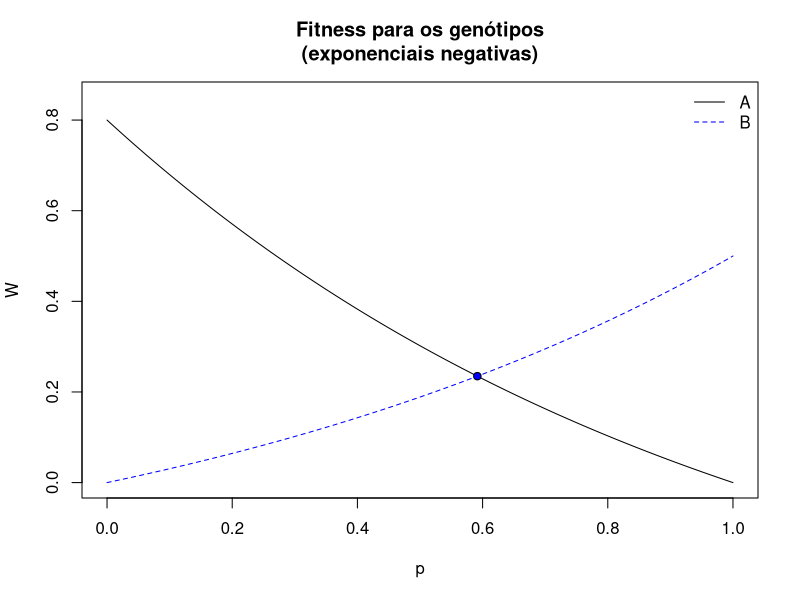

Write R code to recreate this figure.
## Solução Lista Ana Souza

V <- function (maxfit, p)
{
  fitness <- (maxfit*(exp(-p)-exp(-1)))/(1-exp(-1))
  return (fitness)}

deltapdec <- function (p, maxfitA, maxfitB, zA=1, zB=1)
  
{
  WA <- V(maxfitA,p)*zA
  WB <- V(maxfitB,(1-p))*zB
  dt <- data.frame(p,WA,WB)
  dt$w <- dt$p*dt$WA + (1-dt$p)*dt$WB
  dt$dp <- dt$p*(1-dt$p)*(dt$WA-dt$WB)/dt$w
  plot(dt$p, dt$dp, 
       xlab="p", ylab="delta p",
       xlim=c(0,1.05),
       ylim=c(min(dt$dp,na.rm=TRUE),max(dt$dp,na.rm=TRUE)*1.1),
       type="l")
  # maximo
  pmax <- p[which(dt$dp==max(dt$dp,na.rm=TRUE))]
  abline(v=pmax, lty=2)
  points(pmax,max(dt$dp,na.rm=TRUE),pch=21,col="black",bg="black")
  text(pmax,max(dt$dp,na.rm=TRUE)*1.05,paste0("p = ",round(pmax,4)),cex=0.7,pos=4)
  # minimo
  pmin <- p[which(dt$dp==min(dt$dp,na.rm=TRUE))]
  abline(v=pmin, lty=2)
  points(pmin,min(dt$dp,na.rm=TRUE),pch=21,col="black",bg="black")
  text(pmin,min(dt$dp,na.rm=TRUE)*1.05,paste0("p = ",round(pmax,4)),cex=0.7,pos=4)
  return (dt$dp)
}

maxfitA <- 0.8
zA <- 1
maxfitB <- 0.5
zB <- 1
p <- seq(0,1,by=0.0001)

WA <- V(maxfitA,p)*zA
WB <- V(maxfitB,(1-p))*zB
plot(p,WA,
     main="Fitness para os genótipos\n(exponenciais negativas)",
     xlab="p", ylab="W",
     xlim=c(0,1),ylim=c(0,max(WA+.05)),
     lwd=1, type="l") # plotando gráfico do comportamento de W(A) (Fitness da variante A) em função de p (proporção da variante A), quando Vmax= 0.8
lines (p,WB,
       lwd=1, lty=2, col="blue")  # plotando no gráfico o comportamento de W(B) (Fitness da variante B) em função de p (proporção da variante A), quando Vmax= 0.5. Obs: proporção das variantes A e B são complementares (A+B=1), por isso só utiliza-se os valores de p como referência 
legend ("topright", 
        c("A","B"),
        lwd=1,  
        lty=c(1,2), 
        col=c("black","blue"),
        bty="n",
        bg="transparent")  

dW <- c()

for (i in p) {
  WAp <- V(maxfitA,i)
  WBp <- V(maxfitB,(1-i))
  dW <- c(dW, WAp-WBp)
}

position <- which(abs(dW-0)==min(abs(dW-0)))
points(p[position],WA[position], pch=21, bg="blue")

cat(paste("Ponto de equilíbrio aproximadamente igual a", round(p[position],5)))

# fitA <- lm(WA~p)
# fitB <- lm(WB~p)
# 
# cm <- rbind(coef(fitA),coef(fitB))
# coord <- c(-solve(cbind(cm[,2],-1)) %*% cm[,1])
# print(coord)
# points(coord[1], coord[2])
